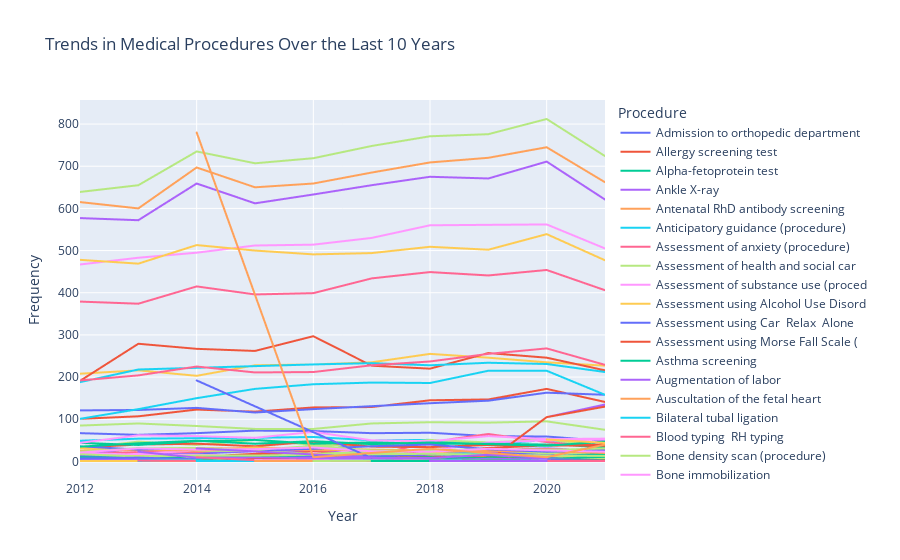

Notebook cell for this chart:
### Code cell
# Filter procedures for the last 10 years
current_year = df_procedures['Year'].max()
last_10_years = current_year - 9
df_procedures_last_10_years = df_procedures[df_procedures['Year'] >= last_10_years]

# Shorten procedure descriptions for clarity
df_procedures_last_10_years["DESCRIPTION_SHORT"] = df_procedures_last_10_years['DESCRIPTION'].str.slice(0, 35)

# Group by year and procedure description
procedure_trends_last_10_years = (
    df_procedures_last_10_years.groupby(['Year', 'DESCRIPTION_SHORT'])
    .size()
    .reset_index(name='Count')
)

# Create the line chart
fig = px.line(
    procedure_trends_last_10_years,
    x='Year',
    y='Count',
    color='DESCRIPTION_SHORT',
    line_group='DESCRIPTION_SHORT',
    title='Trends in Medical Procedures Over the Last 10 Years',
    labels={'Year': 'Year', 'DESCRIPTION_SHORT': 'Procedure', 'Count': 'Frequency'}
)

# Save and show the visualization
fig.write_html("./output/data_visualization/trend_procedure_last_10_years.html")
fig.show()
